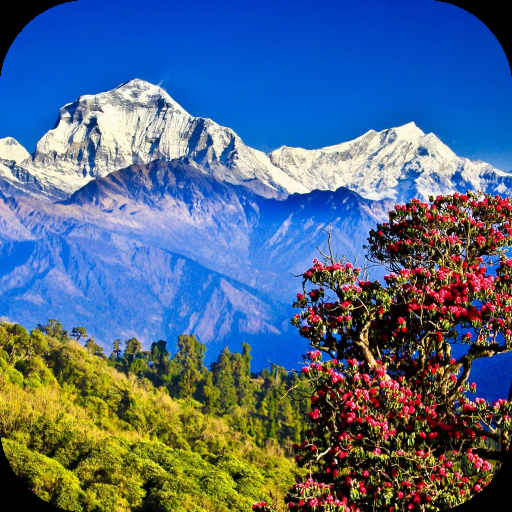
#> input picture hw2_cs682_smansur4/testimage.png, 512 x 512 px; its folder holds only this picture in this run
$ python prob_1.py
#> lines starting #> are read from the running program, lines starting #| are printed output that depends on the picture
import cv2
import math
import numpy as np

from matplotlib import pyplot as plt
from tkinter import filedialog
from tkinter import *

def on_mouse_over(event, x, y, flags, param):
    global img
    global dashboard
    if event == cv2.cv2.EVENT_MOUSEMOVE:
        img_reset()
        cv2.rectangle(img,(x-6, y-6), (x+6, y+6),(0,0,255),1)
        intensity = sum(img[y][x])/3
        window = img[y-5:y+5, x-5:x+5]
        #print(img.shape)
        x0 = 0
        xn = img.shape[1] - 1
        y0 = 0
        yn = img.shape[0] - 1
        if (x-5 < x0 or x+5 > xn or y-5 < y0 or y+5 > yn):
            txt = "window out of boundary"
            str_mean = "mean: {}".format(txt)
            str_std = "standard deviation: {}".format(txt)
        else:
            mean, std = cv2.meanStdDev(window)
            str_mean = "window mean: " + "\n" + "R:{}, G:{}, B:{}".format(mean[2][0],mean[1][0], mean[0][0])
            str_std = "window standard deviation: " + "\n" + "R:{}, G:{}, B:{}".format(std[2][0],std[1][0], std[0][0])
        str_coordinates = "x:{}, y:{}".format(x,y)
        str_rgb = "R:{},G:{},B:{}".format(img[y][x][2], img[y][x][1], img[y][x][0])
        str_intesity = "intensity:{}".format(sum(img[y][x])/3)
        #str_mean = "mean: R:{} G:{} B:{}".format(mean[2],mean[1], mean[0])
        #str_std = "standard deviation:" + "\n" + "R:{} G:{} B:{}".format(std[2],std[1], std[0])
        output_str = str_coordinates + "\n" + str_rgb + "\n" + str_intesity + "\n" + str_mean + "\n" + str_std
        y0, dy = 50, 50
        for i, line in enumerate(output_str.split('\n')):
            y = y0 + i*dy
            cv2.putText(dashboard, str(line), (20, y), cv2.FONT_HERSHEY_SIMPLEX, 1, (0, 0, 255), 1)

def img_reset():
    global img
    global dashboard
    global filename
    #img = cv2.imread("testimage.png")
    img = cv2.imread(filename)
    dashboard = np.full((600,1200), 255, dtype='uint8')
    cv2.imshow("dashboard", dashboard)
    cv2.imshow('image', img)

def channel_histogram():
    global img
    color = ('b', 'g', 'r')
    for i, col in enumerate(color):
        histr = cv2.calcHist([img], [i], None, [256], [0, 256])
        plt.plot(histr, color = col)
        plt.xlim([0, 256])
    plt.title("Color Channels Histogram")
    plt.show(block=False)


def main():
    global img
    global dashboard
    global filename

    #img = cv2.imread("testimage.png")

    root = Tk()
    root.filename =  filedialog.askopenfilename(initialdir = "/",title = "Select file",filetypes = (("jpeg files","*.jpg"),("png files","*.png"),("all files","*.*")))
#> the answer given: testimage.png
    filename = root.filename
    img = cv2.imread(filename)
#> img is the input picture: shape (512, 512, 3); mean B, G, R 132.3, 104.3, 80.5

    dashboard = np.full((600,1200), 255, dtype='uint8')
    channel_histogram()
#> in channel_histogram, `plt.show(block=False)`:
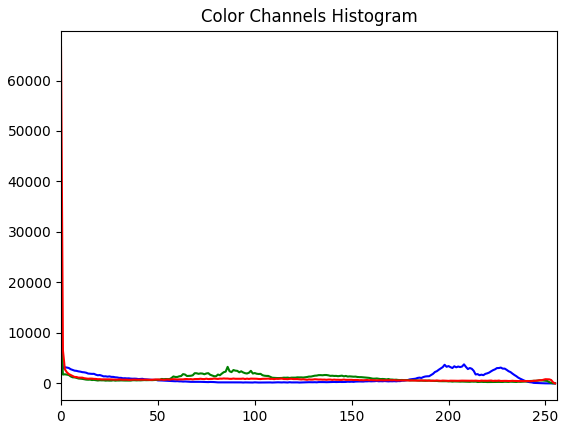
#> figure drawn by matplotlib, 1 panel; curve peaks at x = 0, y = 9640; curve peaks at x = 0, y = 8150; curve peaks at x = 0, y = 66561
    cv2.namedWindow("image")
    cv2.setMouseCallback("image",on_mouse_over)
    while(1):
        cv2.imshow("image", img)
        cv2.imshow("dashboard", dashboard)
        k = cv2.waitKey(1) & 0xFF
#> (key Esc is pressed here)
        if k == 27:
            break
    cv2.destroyAllWindows()

main()
